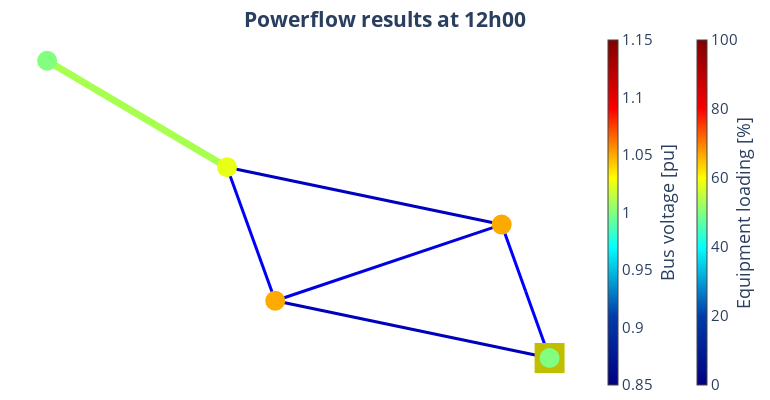

Write notebook code for a chart like this one.
### Code cell
for plot_time in [time(hour=12), time(hour=20)]:
    
    pp_plot.plot_timestamps_powerflow_result(net=net_ExPF1_Pb1_heig, filename="sim_result_" + pp_plot._time_to_str(plot_time) ,
                                    plot_time=plot_time)
    print()

### Figure 1 — Plotly figure (JSON) as saved in the notebook; plotly's stock layout.template omitted (floating-point values rounded to 4 significant figures)
{"data": [{"hoverinfo": "text", "legendgroup": "Transformers", "line": {"color": "rgb(166.93548387096772,255.0,79.83870967741936)", "width": 7}, "mode": "lines", "name": "Transformers", "showlegend": true, "text": "Transfo T1<br>Loading: 55.3 %", "type": "scatter", "x": [0.04411, -0.1847, -0.4134], "y": [0.293, 0.5964, 0.8997]}, {"hoverinfo": "text", "legendgroup": "Transformers", "marker": {"color": "rgb(166.93548387096772,255.0,79.83870967741936)", "size": 1, "symbol": "circle"}, "mode": "markers", "name": "edge_center", "showlegend": false, "text": ["Transfo T1<br>Loading: 55.3 %"], "type": "scatter", "x": [-0.1847], "y": [0.5964]}, {"hoverinfo": "text", "legendgroup": "lines", "line": {"color": "rgb(0.0,0.0,255.0)", "width": 3}, "mode": "lines", "name": "lines", "showlegend": true, "text": "line_a<br>Loading: 12.0 %", "type": "scatter", "x": [0.8647, 0.8038, 0.7429], "y": [-0.7953, -0.4149, -0.03449]}, {"hoverinfo": "text", "legendgroup": "lines", "line": {"color": "rgb(0.0,0.0,227.49999999999997)", "width": 3}, "mode": "lines", "name": "lines", "showlegend": false, "text": "line_b<br>Loading: 8.8 %", "type": "scatter", "x": [0.7429, 0.4548, 0.1668], "y": [-0.03449, -0.2517, -0.4689]}, {"hoverinfo": "text", "legendgroup": "lines", "line": {"color": "rgb(0.0,0.0,186.5909090909091)", "width": 3}, "mode": "lines", "name": "lines", "showlegend": false, "text": "line_c<br>Loading: 5.2 %", "type": "scatter", "x": [0.8647, 0.5157, 0.1668], "y": [-0.7953, -0.6321, -0.4689]}, {"hoverinfo": "text", "legendgroup": "lines", "line": {"color": "rgb(0.0,0.0,250.22727272727272)", "width": 3}, "mode": "lines", "name": "lines", "showlegend": false, "text": "line_d<br>Loading: 10.9 %", "type": "scatter", "x": [0.1668, 0.1054, 0.04411], "y": [-0.4689, -0.08796, 0.293]}, {"hoverinfo": "text", "legendgroup": "lines", "line": {"color": "rgb(0.0,0.0,191.13636363636363)", "width": 3}, "mode": "lines", "name": "lines", "showlegend": false, "text": "line_e<br>Loading: 5.5 %", "type": "scatter", "x": [0.7429, 0.3935, 0.04411], "y": [-0.03449, 0.1292, 0.293]}, {"marker": {"cmax": 100, "cmin": 0, "color": "rgb(255,255,255)", "colorbar": {"thickness": 10, "title": {"side": "right", "text": "Equipment loading [%]"}, "x": 1.15}, "colorscale": [[0, "rgb(0,0,131)"], [0.2, "rgb(0,60,170)"], [0.4, "rgb(5,255,255)"], [0.6, "rgb(255,255,0)"], [0.8, "rgb(250,0,0)"], [1, "rgb(128,0,0)"]], "opacity": 0, "size": 0}, "mode": "markers", "type": "scatter", "x": [0.8647], "y": [-0.7953]}, {"hoverinfo": "text", "legendgroup": "lines", "marker": {"color": "rgb(128, 128, 128)", "size": 1, "symbol": "circle"}, "mode": "markers", "name": "edge_center", "showlegend": false, "text": ["line_a<br>Loading: 12.0 %", "line_b<br>Loading: 8.8 %", "line_c<br>Loading: 5.2 %", "line_d<br>Loading: 10.9 %", "line_e<br>Loading: 5.5 %"], "type": "scatter", "x": [0.8038], "y": [-0.4149]}, {"hoverinfo": "text", "marker": {"color": "rgb(191, 191, 0)", "size": 30, "symbol": "square"}, "mode": "markers", "name": "Ext grid", "text": ["Gen 1"], "type": "scatter", "x": [0.8647], "y": [-0.7953]}, {"hoverinfo": "text", "marker": {"cmax": 1.15, "cmin": 0.85, "color": [1, 1.05, 1.05, 1.025, 1.0], "colorbar": {"thickness": 10, "title": {"side": "right", "text": "Bus voltage [pu]"}, "x": 1}, "colorscale": [[0, "rgb(0,0,131)"], [0.2, "rgb(0,60,170)"], [0.4, "rgb(5,255,255)"], [0.6, "rgb(255,255,0)"], [0.8, "rgb(250,0,0)"], [1, "rgb(128,0,0)"]], "size": 20, "symbol": "circle"}, "mode": "markers", "name": "buses", "text": ["bus_1<br>V: 1.0 pu", "bus_2<br>V: 1.05 pu", "bus_3<br>V: 1.05 pu", "bus_4<br>V: 1.025 pu", "bus_5<br>V: 1.0 pu"], "type": "scatter", "x": [0.8647, 0.7429, 0.1668, 0.04411, -0.4134], "y": [-0.7953, -0.03449, -0.4689, 0.293, 0.8997]}], "layout": {"font": {"size": 15}, "height": 400, "hovermode": "closest", "legend": {"font": {"size": 12}, "itemsizing": "constant"}, "margin": {"b": 5, "l": 5, "r": 5, "t": 30}, "paper_bgcolor": "white", "plot_bgcolor": "white", "showlegend": false, "title": {"text": "<b>Powerflow results at 12h00<b>", "x": 0.5, "xanchor": "center", "y": 0.97, "yanchor": "top"}, "width": 770, "xaxis": {"showgrid": false, "showticklabels": false, "tickfont": {"family": "Arial Black", "size": 12}, "title": {"font": {"size": 12}}, "zeroline": false}, "yaxis": {"showgrid": false, "showticklabels": false, "tickfont": {"family": "Arial Black", "size": 12}, "title": {"font": {"size": 12}}, "zeroline": false}}}
